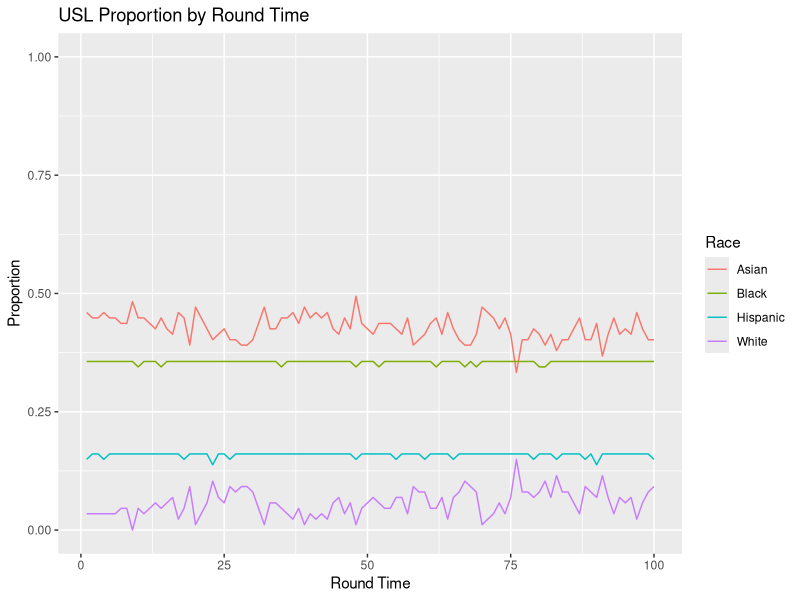
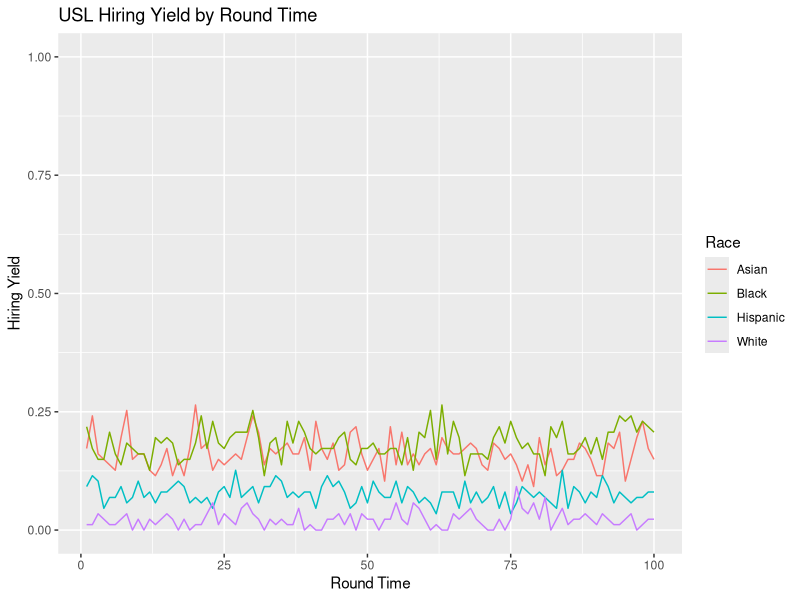
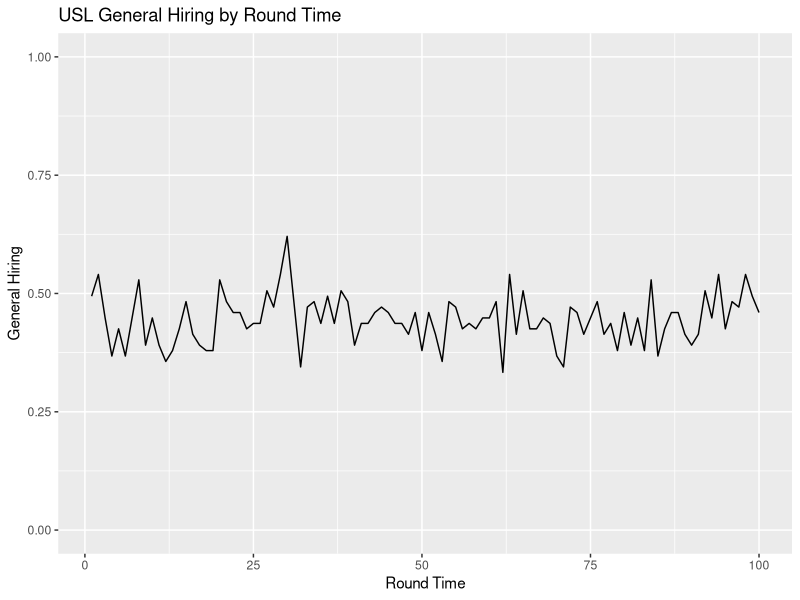
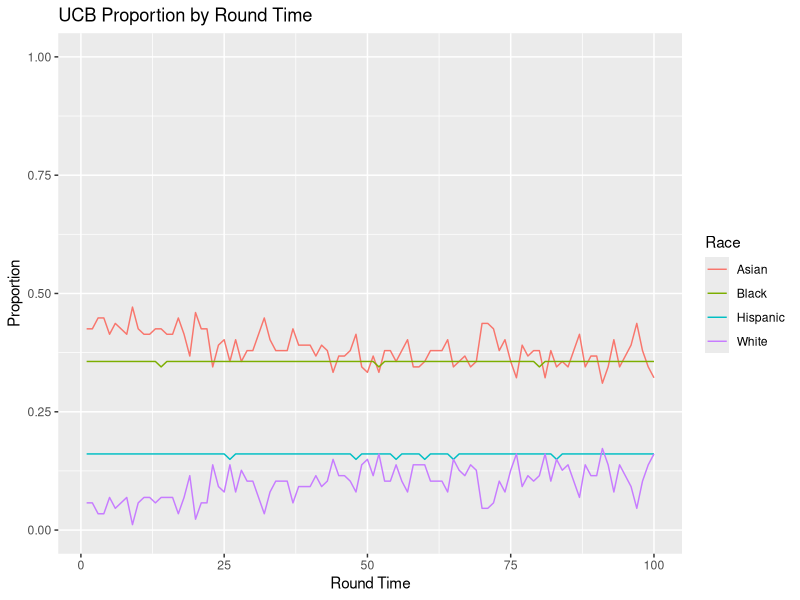
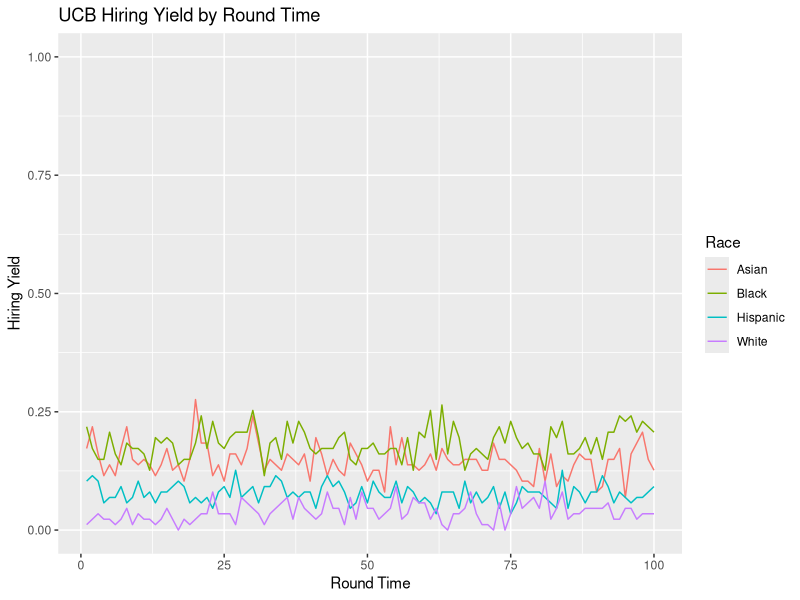
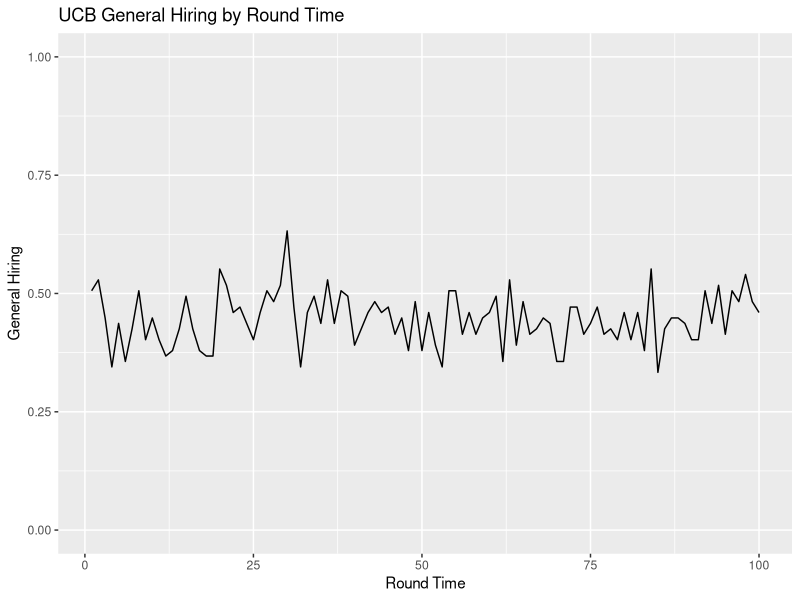
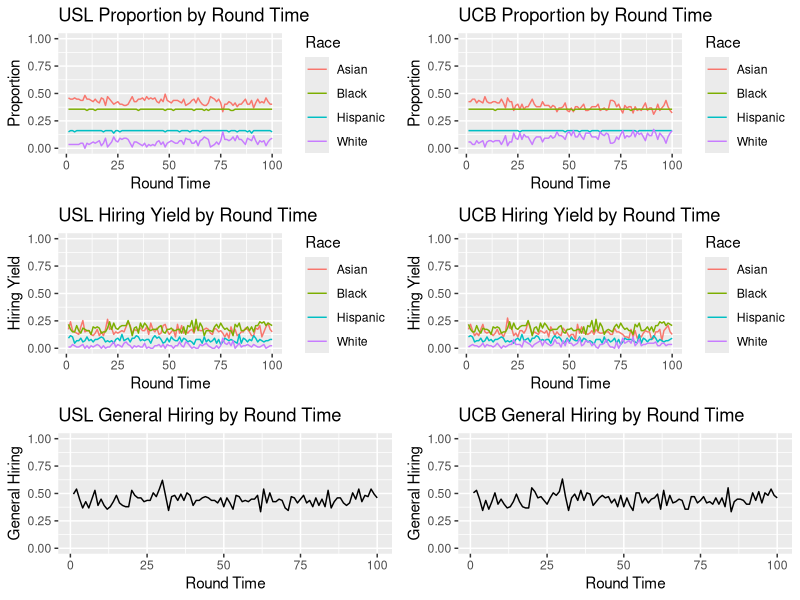
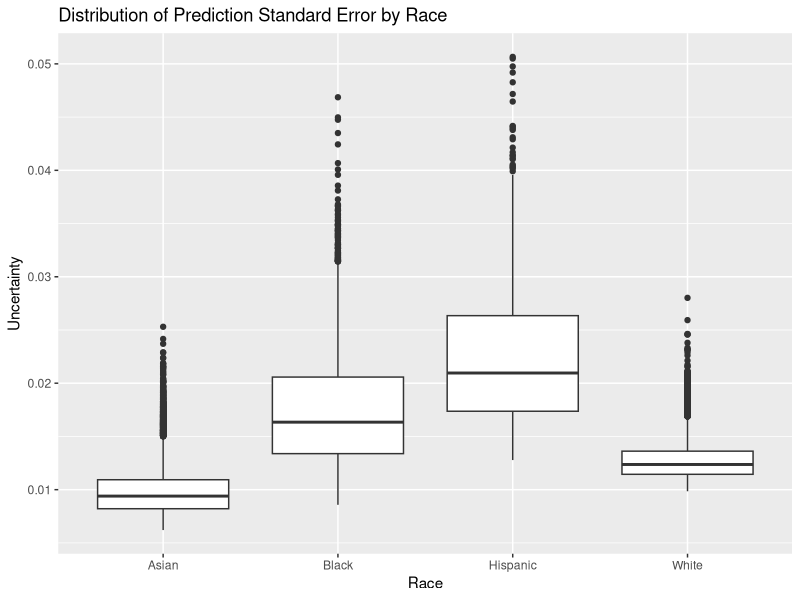

Recreate these plots in R, in order.
# Simulation for Hiring as Exploring by Li et al. 
# Author : Yiran Jia 
# Date: Sep 12th, 2023 
# Version: Natural imbalance with incorrect model. Here we simulate based on the assumption that the imbalance occur
# in the underlying distribution, and use a non-linear logistic model to simulate the hiring outcome from the features 
# education, work history, and skill level. Later we compare the performance among Static SL model (logistic model), 
# USL, and UCB. Since this imbalance happens on the population level, we will simulate the test data the same way
# as the training data, i.e. making sure the racial composition remains same. 


# Load required libraries
library(dplyr)
library(ggplot2)
library(gridExtra)
library(sn)
library(patchwork)
library(cowplot)
# library(caret)
# library(glmnet)

# We set seed for reproductive work. However keep in mind the result changes anyway whenever the number of 
# observation generated is changing. 
set.seed(123456) 

# SECTION ONE: DATA GENERATION FOR FIXED HIRING POTENTIAL SENARIO
# Description: In scenarios with fixed hiring potential, we set the underlying likelihood of 
# hiring for Black and Hispanic candidates HIGHER than for White and Asian candidates. 

#######################################################
# Set up which top percent 
which_top_percent = 0.25

# Set up mean of education, work_history, skill level 
black_edu_mean = 4.6
hispanic_edu_mean = 4.9
asian_edu_mean = 3.2
white_edu_mean = 3.1

black_wh_mean = 4.9
hispanic_wh_mean = 4.4
asian_wh_mean = 3.6
white_wh_mean = 3.8

black_sl_mean = 4.7
hispanic_sl_mean = 4.9
asian_sl_mean = 3.2
white_sl_mean = 3.1


# Set up variance of education, work_history, skill level 
black_edu_var = 1.5
hispanic_edu_var = 1.5
asian_edu_var = 0.5
white_edu_var = 0.5

black_wh_var = 1.5
hispanic_wh_var = 1.5
asian_wh_var = 0.5
white_wh_var = 0.5

black_sl_var = 1.5
hispanic_sl_var = 1.5
asian_sl_var = 0.5
white_sl_var = 0.5

# Generating training data set 

# Initialize number of samples for training 
n1617 <- 5000 

# Generate race
race_probs <- c(0.09, 0.04, 0.57, 0.30)
race <- sample(c("Black", "Hispanic", "Asian", "White"), n1617, replace = TRUE, prob = race_probs)

# Initialize empty data frame
fix_data_pre_mino_high_1617 <- data.frame(race = race)

# Generate other variables
fix_data_pre_mino_high_1617 <- fix_data_pre_mino_high_1617 %>%
  group_by(race) %>%
  mutate(
    education = case_when(
      race == "Black" ~ rnorm(n(), black_edu_mean, sqrt(black_edu_var)),
      race == "Hispanic" ~ rnorm(n(), hispanic_edu_mean, sqrt(hispanic_edu_var)),
      race == "Asian" ~ rnorm(n(), asian_edu_mean, sqrt(asian_edu_var)),
      race == "White" ~ rnorm(n(), white_edu_mean, sqrt(white_edu_var))
    ),
    work_history = case_when(
      race == "Black" ~ rnorm(n(), black_wh_mean, sqrt(black_wh_var)),
      race == "Hispanic" ~ rnorm(n(), hispanic_wh_mean, sqrt(hispanic_wh_var)),
      race == "Asian" ~ rnorm(n(), asian_wh_mean, sqrt(asian_wh_var)),
      race == "White" ~ rnorm(n(), white_wh_mean, sqrt(white_wh_var))
    ),
    skill_level = case_when(
      race == "Black" ~ rnorm(n(), black_sl_mean, sqrt(black_sl_var)),
      race == "Hispanic" ~ rnorm(n(), hispanic_sl_mean, sqrt(hispanic_sl_var)),
      race == "Asian" ~ rnorm(n(), asian_sl_mean, sqrt(asian_sl_var)),
      race == "White" ~ rnorm(n(), white_sl_mean, sqrt(white_sl_var))
    )
  ) %>%
  ungroup()


# ## Method 2 of generating hiring potential 
# # Update the data
# fix_data_pre_mino_high_1617 <- fix_data_pre_mino_high_1617 %>%
#   mutate(
#     above_below_edu_mean = case_when(
#       education > mean(fix_data_pre_mino_high_1617$education) ~ 1,
#       education <= mean(fix_data_pre_mino_high_1617$education) ~ -1
#     ),
#     above_below_work_history_mean = case_when(
#       work_history > mean(fix_data_pre_mino_high_1617$work_history) ~ 1,
#       work_history <= mean(fix_data_pre_mino_high_1617$work_history) ~ -1
#     ),
#     above_below_skill_level_mean = case_when(
#       skill_level > mean(fix_data_pre_mino_high_1617$skill_level) ~ 1,
#       skill_level <= mean(fix_data_pre_mino_high_1617$skill_level) ~ -1
#     )
#   )
# 
# 
# # Custom function to calculate hiring probability
# calculate_hiring_prob <- function(race, above_below_edu_mean, above_below_work_history_mean, above_below_skill_level_mean) {
#   base_prob <- 0.13
#   if (race == "Black") {
#     base_prob <- 0.23
#   } else if (race == "Hispanic") {
#     base_prob <- 0.20
#   } else if (race == "Asian") {
#     base_prob <- 0.14
#   }
# 
#   # Weight
#   prob <- base_prob +
#     0.03 * above_below_edu_mean +
#     0.02 * above_below_work_history_mean +
#     0.01 * above_below_skill_level_mean
# 
#   # Make sure the probability is between 0 and 1
#   prob <- min(1, max(0, prob))
# 
#   return(prob)
# }


# Method 3 of generating hiring potential
# Custom function to calculate hiring probability
calculate_hiring_prob <- function(race, education, work_history, skill_level) {
  base_prob <- 0.13
  if (race == "Black") {
    base_prob <- 0.23
  } else if (race == "Hispanic") {
    base_prob <- 0.20
  } else if (race == "Asian") {
    base_prob <- 0.14
  }

  # Weight
  z <- qnorm(base_prob +
    0.03 * education +
    0.02 * work_history +
    0.01 * skill_level)
  prob <- pnorm(z)
  # prob <- 1/(1+exp(-z))
  # Some background knowledge: here we are simulating using the logistic regression model, therefore
  # you see this specific function - Sigmoid function. Since the features coefficients are all positive
  # the probability will be always greater than 0.5. Usually, when one apply glm, the logistic regression
  # will output predicted probability, and one assign outcome 1 if the probability of greater than 0.5, 0 otherwise.
  # At the beginning I was trying to simulate exactly the real world hiring potential, which is around 0.1.
  # (I was trying to make the hiring potential of Black to be 0.2, Hispanic to be 0.25, Asian to be 0.14, White 0.16).
  # But that is not align with the convention Sigmoid function. With some effort I can do that, but I think go with
  # Sigmoid function - staying with hiring potential to be above 0.5. After all I think it is just scale.
  # Later when we run Static Sl model, it will output predicted probabilities, but we will not assign predicted hiring
  # outcome, we are using the predicted probabilities as score for ranking the top 25. So it's still fine.

  # Also be aware that - if I only changing the information related to Black/Hispanic, the hiring potential
  # of Asian or White will not change. It is obvious when you think about it. The group's hiring potential
  # does not depend on each other.
  return(prob)
}

# Update the data with hiring outcome 
fix_data_pre_mino_high_1617 <- fix_data_pre_mino_high_1617 %>%
  rowwise() %>%
  mutate(hiring_potential = calculate_hiring_prob(race, 
                                                  education, 
                                                  work_history, 
                                                  skill_level)) %>% 
  mutate(hiring_outcome = rbinom(1, 1, hiring_potential)) %>%
  ungroup()

# Check the hiring likelihood and diversity composition of each race in the data. Suppose X1 is Black,  
# We generate 4000 * 0.09 Black observations, where each is a realization of Ber(p).
# Then mean of these observations, by LLN, converges to p. Therefore gives us an
# approximate of p. 
data_hiring_likelihood <- function(data){
  result <- c(mean(as.numeric(data[data$race=="Black",]$hiring_outcome)), 
              mean(as.numeric(data[data$race=="Hispanic",]$hiring_outcome)),
              mean(as.numeric(data[data$race=="Asian",]$hiring_outcome)),
              mean(as.numeric(data[data$race=="White",]$hiring_outcome)))
  return(result)
}

data_diversity <- function(data){
  result <- c(nrow(data[data$race=="Black",])/nrow(data),
              nrow(data[data$race=="Hispanic",])/nrow(data),
              nrow(data[data$race=="Asian",])/nrow(data),
              nrow(data[data$race=="White",])/nrow(data))
  return(result)
}

print(data_hiring_likelihood(fix_data_pre_mino_high_1617))
print(data_diversity(fix_data_pre_mino_high_1617))

# Generate finalized version of training base line dataset 
fix_data_pre_mino_high_1617 <- fix_data_pre_mino_high_1617[,c(1:4, 6)]

#######################################################
# Generating training data set 

# Initialize number of samples for training 
# Possible settings: 45000 with 85 round of 500 candidates and -5; 45000 with 215 round of 200 candidates and -10;
# 430000 with 818 round of 500 candidates and -42 
n1819 <- 43000
race <- sample(c("Black", "Hispanic", "Asian", "White"), n1819, replace = TRUE, prob = race_probs)

# Initialize empty data frame
fix_data_pos_mino_high_1819 <- data.frame(race = race)

# Generate other variables
# Generate race
fix_data_pos_mino_high_1819 <- fix_data_pos_mino_high_1819 %>%
  group_by(race) %>%
  mutate(
    education = case_when(
      race == "Black" ~ rnorm(n(), black_edu_mean, sqrt(black_edu_var)),
      race == "Hispanic" ~ rnorm(n(), hispanic_edu_mean, sqrt(hispanic_edu_var)),
      race == "Asian" ~ rnorm(n(), asian_edu_mean, sqrt(asian_edu_var)),
      race == "White" ~ rnorm(n(), white_edu_mean, sqrt(white_edu_var))
    ),
    work_history = case_when(
      race == "Black" ~ rnorm(n(), black_wh_mean, sqrt(black_wh_var)),
      race == "Hispanic" ~ rnorm(n(), hispanic_wh_mean, sqrt(hispanic_wh_var)),
      race == "Asian" ~ rnorm(n(), asian_wh_mean, sqrt(asian_wh_var)),
      race == "White" ~ rnorm(n(), white_wh_mean, sqrt(white_wh_var))
    ),
    skill_level = case_when(
      race == "Black" ~ rnorm(n(), black_sl_mean, sqrt(black_sl_var)),
      race == "Hispanic" ~ rnorm(n(), hispanic_sl_mean, sqrt(hispanic_sl_var)),
      race == "Asian" ~ rnorm(n(), asian_sl_mean, sqrt(asian_sl_var)),
      race == "White" ~ rnorm(n(), white_sl_mean, sqrt(white_sl_var))
    )
  ) %>%
  ungroup()

# ## Method 2 of generating hiring potential 
# # Update the data
# fix_data_pos_mino_high_1819 <- fix_data_pos_mino_high_1819 %>%
#   mutate(
#     above_below_edu_mean = case_when(
#       education > mean(fix_data_pos_mino_high_1819$education) ~ 1,
#       education <= mean(fix_data_pos_mino_high_1819$education) ~ -1
#     ),
#     above_below_work_history_mean = case_when(
#       work_history > mean(fix_data_pos_mino_high_1819$work_history) ~ 1,
#       work_history <= mean(fix_data_pos_mino_high_1819$work_history) ~ -1
#     ),
#     above_below_skill_level_mean = case_when(
#       skill_level > mean(fix_data_pos_mino_high_1819$skill_level) ~ 1,
#       skill_level <= mean(fix_data_pos_mino_high_1819$skill_level) ~ -1
#     )
#   )

# Update the data with hiring outcome using the same calculate_hiring_prob as training above
# This is because we are consider that the test and training data are drawn from the same distribution  
fix_data_pos_mino_high_1819 <- fix_data_pos_mino_high_1819 %>%
  rowwise() %>%
  mutate(hiring_potential = calculate_hiring_prob(race, 
                                                  education, 
                                                  work_history, 
                                                  skill_level)) %>% 
  mutate(hiring_outcome = rbinom(1, 1, hiring_potential)) %>%
  ungroup()

# Check the hiring likelihood and diversity composition of each race in the data. 
print(data_hiring_likelihood(fix_data_pos_mino_high_1819))
print(data_diversity(fix_data_pos_mino_high_1819))

# Generate first version of testing dataset 
fix_data_pos_mino_high_1819 <- fix_data_pos_mino_high_1819[,c(1:4, 6)]

# Prepare for later shuffle the data 
round_size <- 350
n_black <- floor(round_size * race_probs[1])
n_hispanic <- floor(round_size * race_probs[2])  
n_asian <- floor(round_size * race_probs[3])
n_white <- round_size - n_black - n_hispanic - n_asian 

# Create empty data frame to store the results
result_data <- data.frame()

# Number of rounds, -5 because we ealier using floor 
n_rounds <- floor(n1819/round_size - 22)

for(i in 1:n_rounds) {
  sample_black <- fix_data_pos_mino_high_1819 %>% filter(race == "Black") %>% sample_n(n_black)
  print("picked black")
  sample_hispanic <- fix_data_pos_mino_high_1819 %>% filter(race == "Hispanic") %>% sample_n(n_hispanic)
  print("picked Hispanic")
  sample_asian <- fix_data_pos_mino_high_1819 %>% filter(race == "Asian") %>% sample_n(n_asian)
  print("picked asian")
  sample_white <- fix_data_pos_mino_high_1819 %>% filter(race == "White") %>% sample_n(n_white)
  print("picked white")
  balanced_sample <- bind_rows(sample_black, sample_hispanic, sample_asian, sample_white)
  result_data <- bind_rows(result_data, balanced_sample)
  fix_data_pos_mino_high_1819 <- fix_data_pos_mino_high_1819 %>% anti_join(balanced_sample, 
                                               by = join_by(race, education, work_history, skill_level, hiring_outcome))
}

fix_data_pos_mino_high_1819 <- result_data

# Check the hiring likelihood and diversity composition of each race in the data. 
print(data_hiring_likelihood(fix_data_pos_mino_high_1819))
print(data_diversity(fix_data_pos_mino_high_1819))


# SECTION TWO: MAIN TASKS FOR FIXED HIRING POTENTIAL SENARIO

#######################################################
# Task 1: Train logistic regression model. Output results regards to diversity selection and hiring yield. 

# Fit the logistic regression model
logistic_model <- glm(hiring_outcome ~ race + education + work_history + skill_level, 
                      data = fix_data_pre_mino_high_1617, 
                      family = binomial)
# Summary of the model
summary(logistic_model)

# Generate information about the proportion of each race in the recommended list as well as 
# the corresponding hiring yield, along with the general one. 

temp <- function(which_top_percent, table) {
  # Select the top % of rows
  top_percent <- table[1:floor(nrow(table) * which_top_percent), ]
  
  # Compute the proportion of each race in the recommended candidates for interview by the SL model 
  recmd_black_prop <- nrow(top_percent[top_percent$Race=="Black",]) / nrow(top_percent)
  recmd_hispanic_prop <- nrow(top_percent[top_percent$Race=="Hispanic",]) / nrow(top_percent)
  recmd_asian_prop <- nrow(top_percent[top_percent$Race=="Asian",]) / nrow(top_percent)
  recmd_white_prop <- nrow(top_percent[top_percent$Race=="White",]) / nrow(top_percent)
  
  # Create a data frame to store these values
  recmd_race_prop_hiring_table <- data.frame(
    Race = c("Black", "Hispanic", "Asian", "White"),
    Proportion = c(recmd_black_prop, recmd_hispanic_prop, recmd_asian_prop, recmd_white_prop)
  )
  
  # Compute the hiring yield in general and for each race 
  gen_hiring_yield <- nrow(top_percent[top_percent$Actual_Hiring_Outcome==1,]) / nrow(top_percent)
  black_hiring_yield <- nrow(top_percent[top_percent$Actual_Hiring_Outcome==1 & top_percent$Race=="Black",]) / nrow(top_percent)
  hispanic_hiring_yield <- nrow(top_percent[top_percent$Actual_Hiring_Outcome==1 & top_percent$Race=="Hispanic",]) / nrow(top_percent)
  asian_hiring_yield <- nrow(top_percent[top_percent$Actual_Hiring_Outcome==1 & top_percent$Race=="Asian",]) / nrow(top_percent)
  white_hiring_yield <- nrow(top_percent[top_percent$Actual_Hiring_Outcome==1 & top_percent$Race=="White",]) / nrow(top_percent)
  
  # Complete the above recmd_race_prop_hiring_table
  recmd_race_prop_hiring_table$HiringYield <- c(black_hiring_yield, hispanic_hiring_yield, asian_hiring_yield, white_hiring_yield)
  recmd_race_prop_hiring_table$GenHiring <- gen_hiring_yield
  
  return(recmd_race_prop_hiring_table)
}

sl_model_result <- function(test_data, sl_model, start_from = 1, round_size, which_top_percent) {
  
  # Prediction result on the testing data set 
  predicted_probs <- predict(sl_model, newdata = test_data[start_from:(start_from + round_size - 1),], type = "response")

  # Create a data frame that combines the race, predicted probabilities, and actual hiring outcomes
  result_table <- data.frame(
    Race = test_data[start_from:(start_from + round_size - 1),]$race,
    Predicted_Probabilities = predicted_probs,
    Actual_Hiring_Outcome = test_data[start_from:(start_from + round_size - 1),]$hiring_outcome
  )
  
  # Sort the result table by the Predicted_Probabilities in descending order
  sorted_table <- result_table[order(-result_table$Predicted_Probabilities), ]
  
  return(list(round_info = sorted_table, other_info = temp(which_top_percent, sorted_table)))
  
}

result <- sl_model_result(fix_data_pos_mino_high_1819, logistic_model, 1, round_size, which_top_percent)
print("Sorted Table")
print(result$round_info)
print("Racial Composition of Recommendation, Hiring Yield of Each Race, and General Hiring Yield")
print(result$other_info)


#######################################################
# Task 2: Train USL model. 

# Set up for initial training dataset, models, and record for results
usl_base_line_training_data <- fix_data_pre_mino_high_1617
usl_base_line_model <- logistic_model
usl_summary_table <- data.frame()

for (i in 1: n_rounds) {

  # Focus on specific round data
  start <- 1 + round_size * (i - 1)
  end <- start + round_size - 1
  current_round <- fix_data_pos_mino_high_1819[start:end, ]
  
  # Apply last round base line model to predict using the new round data 
  pred <- predict(usl_base_line_model, newdata = current_round, type = "response")
  current_round$pred_hiring_potential <- pred
  
  # Pick the top percent data for interview recommendation based on predicted hiring potential
  current_top_percent_round_data <- current_round %>%
    arrange(desc(pred_hiring_potential)) %>%
    slice(1:(floor(round_size * which_top_percent)))
  
  # Prepare the data for temp function, which later produce result table (diversity, hiring yield, general hiring yield)
  current_short_top_percent_round_data <- current_top_percent_round_data %>%
    select(-education, -work_history, -skill_level) %>%
    rename(
      Race = race,
      Actual_Hiring_Outcome = hiring_outcome,
      Predicted_Probabilities = pred_hiring_potential
    )
  
  # Gather results from the current round 
  current_summary_table_round <- temp(1, current_short_top_percent_round_data)
  # Record the round time 
  current_summary_table_round$RoundTime <- i
  # Combine with the results from the last rounds
  usl_summary_table <- rbind(usl_summary_table, current_summary_table_round)
  
  # Prepare for combining the recommendations to the previous training data
  current_rbind_top_percent_round_data <- current_top_percent_round_data %>%
    select(-pred_hiring_potential)
  
  # Augment previous training data to get new one 
  usl_base_line_training_data <- rbind(usl_base_line_training_data, current_rbind_top_percent_round_data)
  # Train with the new training data to get a new logistic model, which will be used for the next iteration
  usl_base_line_model <- glm(hiring_outcome ~ race + education + work_history + skill_level, 
                             data = usl_base_line_training_data, 
                             family = binomial)
  
  print(paste0("USL finishing processing the ", i, "th round data, which contains ", start," - ", end, " observations from fix_data_pos_mino_high_1819"))
  
}

# Help us exam the situation of the updated training dataset for USL
print(data_hiring_likelihood(usl_base_line_training_data))
print(data_diversity(usl_base_line_training_data))


# Function that generates plot about diversity selection, hiring yield, and general hiring yield using model's summary table 
plot_result <- function(summary_table, model_name) {
  
  # Plot with proportion as y-axis using summary_table
  p1 <- ggplot(summary_table, aes(x=RoundTime, y=Proportion, color=Race)) + 
    geom_line() + 
    scale_y_continuous(limits = c(0, 1)) + 
    labs(title=paste0(model_name," Proportion by Round Time"), y="Proportion", x="Round Time")
  
  # Plot with hiring yield as y-axis using summary_table
  p2 <- ggplot(summary_table, aes(x=RoundTime, y=HiringYield, color=Race)) + 
    geom_line() + 
    scale_y_continuous(limits = c(0, 1)) +
    labs(title=paste0(model_name, " Hiring Yield by Round Time"), y="Hiring Yield", x="Round Time")
  
  # Plot with hiring yield as y-axis using summary_table
  p3 <- ggplot(summary_table, aes(x=RoundTime, y=GenHiring)) + 
    geom_line(color="black") +  # You can choose a color you prefer
    scale_y_continuous(limits = c(0, 1)) +
    labs(title=paste0(model_name, " General Hiring by Round Time"), y="General Hiring", x="Round Time")
  
  plots <- list(p1, p2, p3)
  return(plots)
}

# Generate plot about diversity selection, hiring yield, and general hiring yield using the USL summary table 
usl_plots <- plot_result(usl_summary_table, "USL")
print(usl_plots[[1]])
print(usl_plots[[2]])
print(usl_plots[[3]])

#######################################################
# Task 3: Train UCB model. 

# Set up for initial training dataset, models, and record for results
ucb_base_line_training_data <- fix_data_pre_mino_high_1617
ucb_base_line_model <- logistic_model
ucb_summary_table <- data.frame()
ucb_uncertainty_table <- data.frame()

for (i in 1: n_rounds) {
  
  # Focus on specific round data
  start <- 1 + round_size * (i - 1)
  end <- start + round_size - 1
  current_round <- fix_data_pos_mino_high_1819[start:end, ]
  
  # Apply last round base line model to predict using the new round data 
  pred_result <- predict(ucb_base_line_model, newdata = current_round, type = "response", se.fit = TRUE)
  
  # Record the uncertainty 
  current_uncertainty_table <- current_round %>% 
    mutate(Uncertainty = pred_result$se.fit,
           RoundTime = i ) %>% 
    select(-education, -work_history, -skill_level, -hiring_outcome) %>% 
    rename(Race = race)
  ucb_uncertainty_table <- rbind(ucb_uncertainty_table, current_uncertainty_table)
  
  # Add the bonus 
  pred <- pred_result$fit + pred_result$se.fit
  current_round$pred_hiring_potential <- pred
  
  # Pick the top percent data for interview recommendation based on predicted hiring potential
  current_top_percent_round_data <- current_round %>%
    arrange(desc(pred_hiring_potential)) %>%
    slice(1:(floor(round_size * which_top_percent)))
  
  # Prepare the data for temp function, which later produce result table (diversity, hiring yield, general hiring yield)
  current_short_top_percent_round_data <- current_top_percent_round_data %>%
    select(-education, -work_history, -skill_level) %>%
    rename(
      Race = race,
      Actual_Hiring_Outcome = hiring_outcome,
      Predicted_Probabilities = pred_hiring_potential
    )
  
  # Gather results from the current round 
  current_summary_table_round <- temp(1, current_short_top_percent_round_data)
  # Record the round time 
  current_summary_table_round$RoundTime <- i
  # Combine with the results from the last rounds
  ucb_summary_table <- rbind(ucb_summary_table, current_summary_table_round)
  
  # Prepare for combining the recommendations to the previous training data
  current_rbind_top_percent_round_data <- current_top_percent_round_data %>%
    select(-pred_hiring_potential)
  
  # Augment previous training data to get new one 
  ucb_base_line_training_data <- rbind(ucb_base_line_training_data, current_rbind_top_percent_round_data)
  # Train with the new training data to get a new logistic model, which will be used for the next iteration
  ucb_base_line_model <- glm(hiring_outcome ~ race + education + work_history + skill_level, 
                             data = ucb_base_line_training_data, 
                             family = binomial)
  
  print(paste0("UCB finishing processing the ", i, "th round data, which contains ", start," - ", end, " observations from fix_data_pos_mino_high_1819"))
  
}

# Help us exam the situation of the updated training dataset for UCB
print(data_hiring_likelihood(ucb_base_line_training_data))
print(data_diversity(ucb_base_line_training_data))


# Generate plot about diversity selection, hiring yield, and general hiring yield using the UCB summary table 
ucb_plots <- plot_result(ucb_summary_table, "UCB")
print(ucb_plots[[1]])
print(ucb_plots[[2]])
print(ucb_plots[[3]])

# Compare USL and UCB plots, which are generated from their summary table 
grid.arrange(
  usl_plots[[1]], ucb_plots[[1]], 
  usl_plots[[2]], ucb_plots[[2]],
  usl_plots[[3]], ucb_plots[[3]],
  ncol=2
)

# Analysis how much uncertainty in each group from the testing data 
# Try 1 - Boxplot for visual inspection, but using all testing data at once, no separation of rounds 
all_race_uncertainty_plots <- ggplot(ucb_uncertainty_table, aes(x = Race, y = Uncertainty)) +
  geom_boxplot() +
  labs(title = "Distribution of Prediction Standard Error by Race")
print(all_race_uncertainty_plots)
# Try 2 - generate table of summary statistics (mean, median, sd) about the prediction standard error of each race each round 
# After generate this summary table, use this to generate the following plot for median. 
 
summary_ucb_uncertainty_table <- ucb_uncertainty_table %>%
  group_by(Race, RoundTime) %>%
  summarize(
    mean = mean(Uncertainty),
    median = median(Uncertainty),
    sd = sd(Uncertainty),
    .groups = "drop"
  ) 
race_uncertainty_plots <- ggplot(summary_ucb_uncertainty_table, aes(x = RoundTime, y = median, color = Race)) +
  geom_line() +
  labs(title = "Median Prediction Standard Error by Round",
       x = "Round Number",
       y = "Median Prediction Standard Error") +
  theme_minimal()
print(race_uncertainty_plots)

# Combine two summary_ucb_uncertainty_table, plot, and compare the uncertainty between different level of variance given
# to the minority group
# inc_var <- function(data1, data2, which_race, fst_ver, snd_ver) {
#   data1$var <- fst_ver
#   data2$var <- snd_ver
#   data1_race <- data1[data1$Race == which_race,]
#   data2_race <- data2[data2$Race == which_race,]
#   ttl_race <- rbind(data1_race, data2_race)
#   combined <- ggplot(ttl_race, aes(x = RoundTime, y = median, color = ver)) +
#     geom_line() +
#     labs(title = paste0("Uncertainty of Race ", which_race)) +
#     scale_y_continuous(limits = c(0, 0.04))
#   return(combined)
# }
# 
# black_plot_combined <- inc_var(first_var_summary_ucb_uncertainty_table, fifth_var_summary_ucb_uncertainty_table, "Black", 1, 2)
# hispanic_plot_combined <- inc_var(first_var_summary_ucb_uncertainty_table, fifth_var_summary_ucb_uncertainty_table, "Hispanic", 1, 2)
# asian_plot_combined <- inc_var(first_var_summary_ucb_uncertainty_table, fifth_var_summary_ucb_uncertainty_table, "Asian", 1, 2)
# white_plot_combined <- inc_var(first_var_summary_ucb_uncertainty_table, fifth_var_summary_ucb_uncertainty_table, "White", 1, 2)
# combined_plot <- black_plot_combined + hispanic_plot_combined + asian_plot_combined + white_plot_combined + plot_layout(guides = "collect")
# print(combined_plot)
